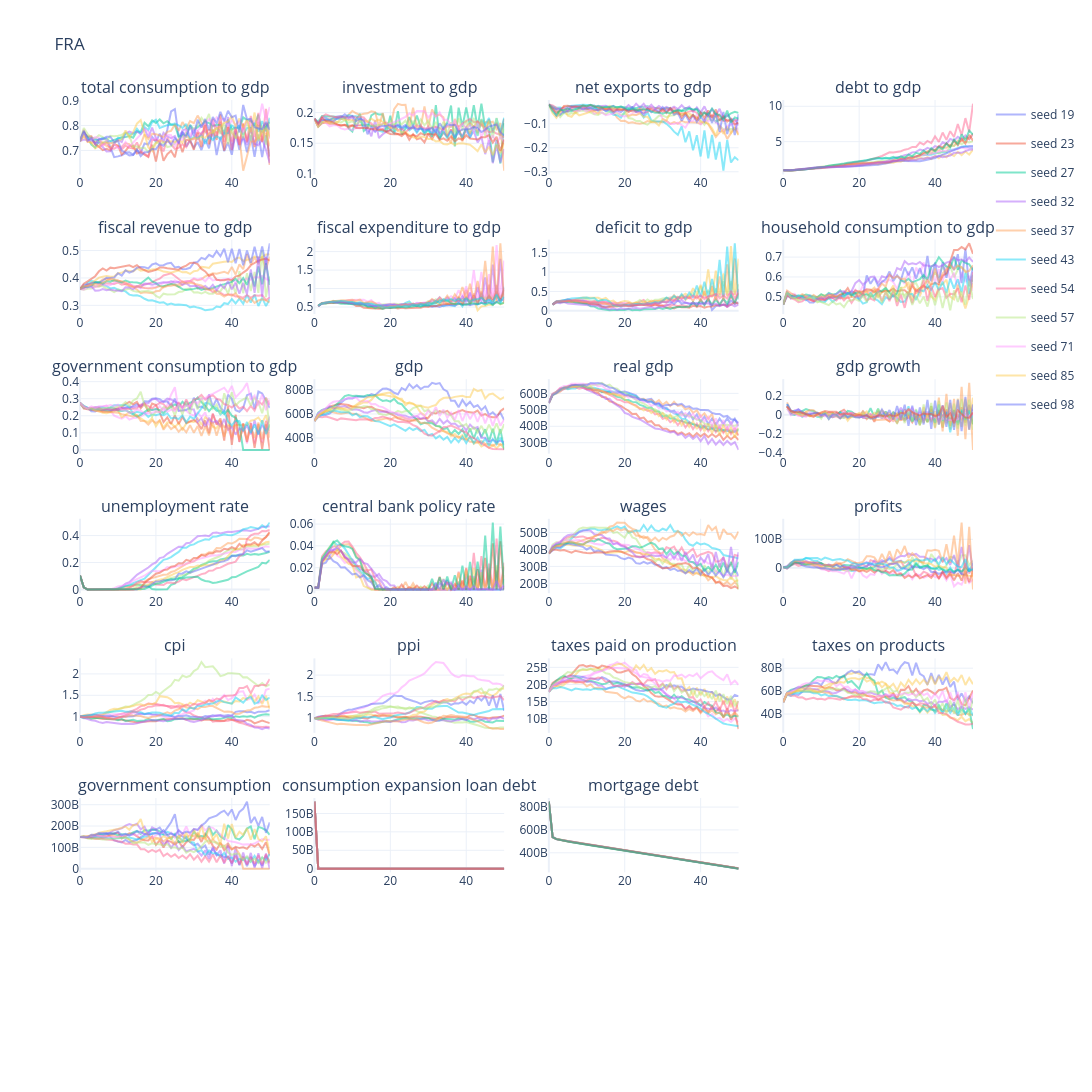
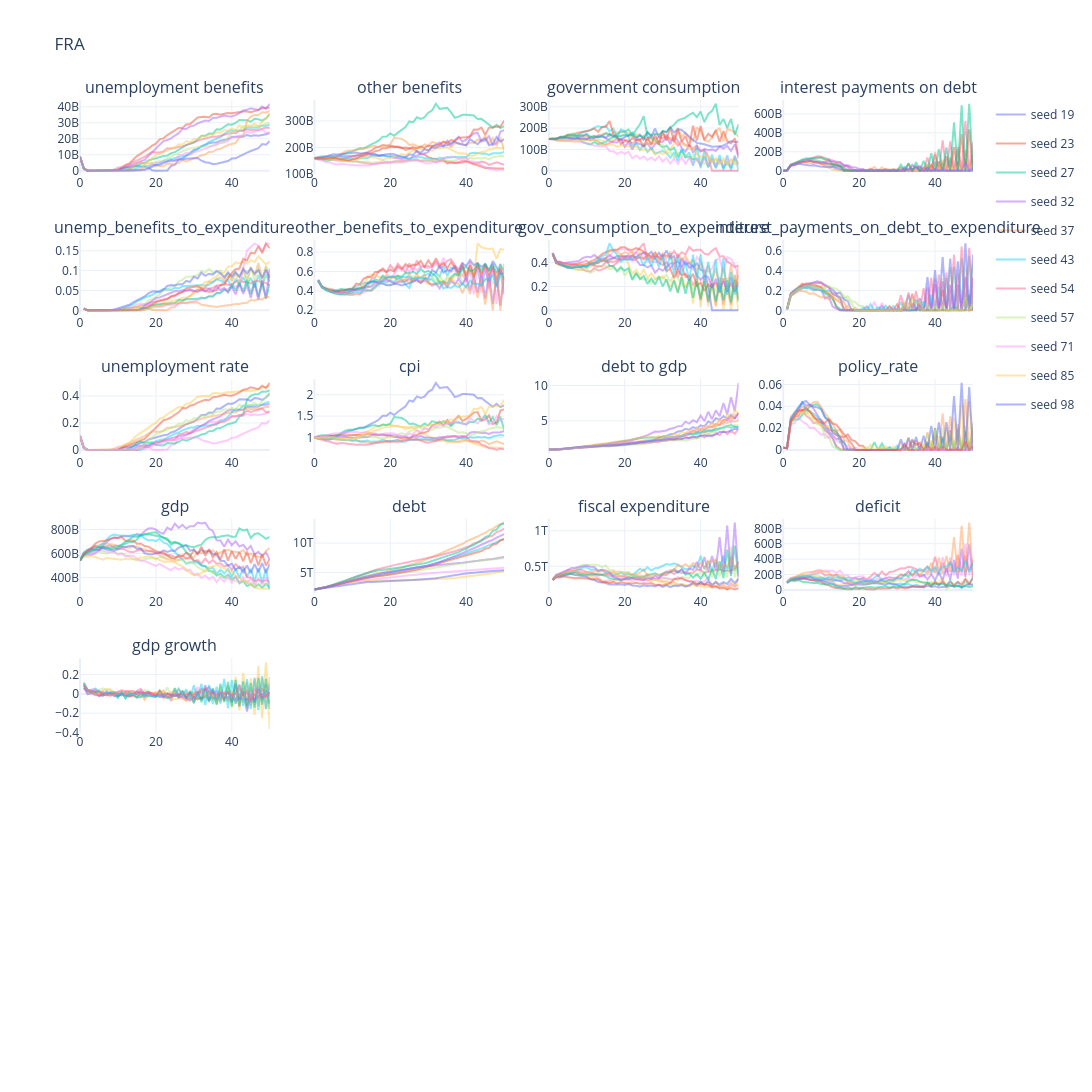

Notebook code for these charts, in order:
### Code cell
# Monte Carlo simulations
from src.monte_carlo import run_seeded_monte_carlo

seeds = [19, 23, 27, 32, 37, 43, 54, 57, 71, 85, 98]
# seeds = [i + 1 for i in range(0,10)]
mc = run_seeded_monte_carlo(datawrapper=data,
                            country_configurations=country_configurations,
                            country_code=cfg.country_iso3,
                            seeds=seeds,
                            t_max=cfg.t_max,
                            )

from src.visual_helpers import plot_mc

mc_columns = [
    'total consumption to gdp', 'investment to gdp', 'net exports to gdp',
    'debt to gdp', 'fiscal revenue to gdp', 'fiscal expenditure to gdp', 'deficit to gdp',
    'household consumption to gdp', 'government consumption to gdp', 'gdp', 'real gdp',
    'gdp growth', 'unemployment rate', 'central bank policy rate', 
    'wages', 'profits', 'cpi', 'ppi',
    'taxes paid on production', 'taxes on products', 'government consumption',
    # 'Imports', 'Exports',
    'consumption expansion loan debt', 'mortgage debt',
]


plot_mc(
    mc=mc,
    cols=mc_columns,
    no_rows=7,
    no_cols=4,
    country_code=cfg.country_iso3,
    base_height=200,
    base_width=400,
    line_opacity=0.5,
    line_width=2
)

fiscal_cols = [
    'unemployment benefits', 'other benefits', 'government consumption', 'interest payments on debt',
    'unemp_benefits_to_expenditure', 'other_benefits_to_expenditure', 'gov_consumption_to_expenditure', 'interest_payments_on_debt_to_expenditure', 
    'unemployment rate', 'cpi', 'debt to gdp', 'policy_rate', 'gdp', 'debt', 'fiscal expenditure', 'deficit', 'gdp growth',
    ]

plot_mc(
    mc=mc,
    cols=fiscal_cols,
    no_rows=7,
    no_cols=4,
    country_code=cfg.country_iso3,
    base_height=200,
    base_width=400,
    line_opacity=0.5,
    line_width=2
)
